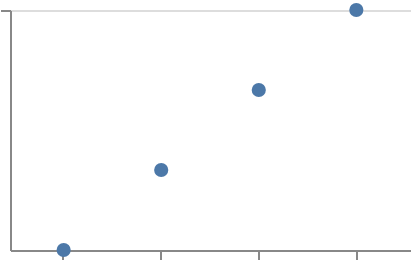

Express this chart as Vega-Lite.
### Vega specification from a JSON file in a GitHub repository (floating-point values rounded to 4 significant figures)
{"$schema": "https://vega.github.io/schema/vega/v6.json", "width": 200, "height": 120, "padding": 5, "background": "white", "autosize": "none", "data": [{"name": "table", "values": [{"k": "a", "t": 1}, {"k": "b", "t": 2}, {"k": "c", "t": 3}, {"k": "d", "t": 4}]}], "scales": [{"name": "x", "type": "band", "domain": {"data": "table", "field": "k"}, "range": "width", "padding": 0.1}, {"name": "y", "type": "time", "domain": {"data": "table", "field": "t"}, "range": "height"}], "axes": [{"orient": "bottom", "scale": "x"}, {"orient": "left", "scale": "y", "tickCount": 4, "grid": true}], "marks": [{"type": "symbol", "from": {"data": "table"}, "encode": {"enter": {"x": {"scale": "x", "field": "k", "band": 0.5}, "y": {"scale": "y", "field": "t"}, "size": {"value": 50}}}}]}
